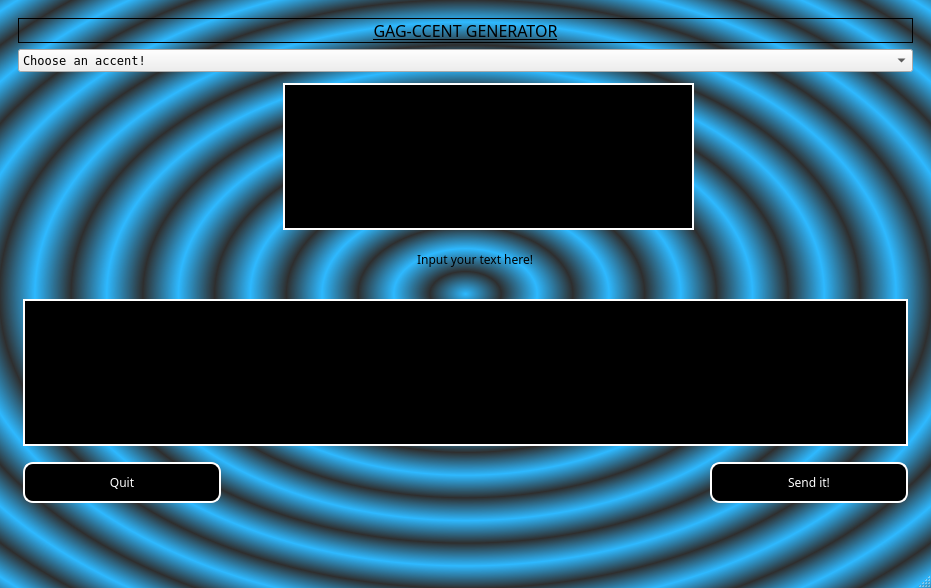
<?xml version="1.0" encoding="UTF-8"?>
<ui version="4.0">
 <class>MainWindow</class>
 <widget class="QMainWindow" name="MainWindow">
  <property name="geometry">
   <rect>
    <x>0</x>
    <y>0</y>
    <width>931</width>
    <height>588</height>
   </rect>
  </property>
  <property name="windowTitle">
   <string>MainWindow</string>
  </property>
  <property name="styleSheet">
   <string notr="true">

QMainWindow{
background-color: qradialgradient(spread:repeat, cx:0.5, cy:0.5, radius:0.077, fx:0.5, fy:0.5, stop:0 rgba(0, 169, 255, 147), stop:0.497326 rgba(0, 0, 0, 147), stop:1 rgba(0, 169, 255, 147))
}
QPushButton
{
color:white;
background-color:Black;
border: 2px solid white;
border-radius: 10px;
padding: 10px;
margin: 5px;
}

QPushButton:hover
{
background-color:white;
color:red;
}


QTextEdit
{
color:white;
background-color:Black;
border: 2px solid white;
padding: 10px;
margin: 5px;
}

QcomboBox
{
color: black;
background-color:Black;
}

</string>
  </property>
  <widget class="QWidget" name="centralwidget">
   <layout class="QVBoxLayout" name="verticalLayout">
    <item>
     <widget class="QStackedWidget" name="stackedWidget">
      <property name="currentIndex">
       <number>0</number>
      </property>
      <widget class="QWidget" name="page_5">
       <layout class="QGridLayout" name="gridLayout">
        <item row="2" column="2">
         <spacer name="horizontalSpacer">
          <property name="orientation">
           <enum>Qt::Orientation::Horizontal</enum>
          </property>
          <property name="sizeType">
           <enum>QSizePolicy::Policy::Fixed</enum>
          </property>
          <property name="sizeHint" stdset="0">
           <size>
            <width>40</width>
            <height>20</height>
           </size>
          </property>
         </spacer>
        </item>
        <item row="7" column="1">
         <widget class="QPushButton" name="pushButton_2">
          <property name="font">
           <font>
            <family>Stencil</family>
           </font>
          </property>
          <property name="cursor">
           <cursorShape>PointingHandCursor</cursorShape>
          </property>
          <property name="text">
           <string>Quit</string>
          </property>
         </widget>
        </item>
        <item row="0" column="1" colspan="5">
         <widget class="QLabel" name="label">
          <property name="font">
           <font>
            <family>Showcard Gothic</family>
            <pointsize>12</pointsize>
            <underline>true</underline>
           </font>
          </property>
          <property name="frameShape">
           <enum>QFrame::Shape::Box</enum>
          </property>
          <property name="text">
           <string>GAG-CCENT GENERATOR</string>
          </property>
          <property name="alignment">
           <set>Qt::AlignmentFlag::AlignCenter</set>
          </property>
         </widget>
        </item>
        <item row="6" column="1" colspan="5">
         <widget class="QTextEdit" name="textEdit">
          <property name="cursor" stdset="0">
           <cursorShape>IBeamCursor</cursorShape>
          </property>
         </widget>
        </item>
        <item row="3" column="3">
         <spacer name="verticalSpacer">
          <property name="orientation">
           <enum>Qt::Orientation::Vertical</enum>
          </property>
          <property name="sizeHint" stdset="0">
           <size>
            <width>20</width>
            <height>40</height>
           </size>
          </property>
         </spacer>
        </item>
        <item row="7" column="5">
         <widget class="QPushButton" name="pushButton">
          <property name="font">
           <font>
            <family>Stencil</family>
           </font>
          </property>
          <property name="cursor">
           <cursorShape>PointingHandCursor</cursorShape>
          </property>
          <property name="text">
           <string>Send it!</string>
          </property>
         </widget>
        </item>
        <item row="1" column="1" colspan="5">
         <widget class="QComboBox" name="comboBox">
          <property name="font">
           <font>
            <family>Terminal</family>
           </font>
          </property>
          <property name="cursor">
           <cursorShape>OpenHandCursor</cursorShape>
          </property>
          <property name="layoutDirection">
           <enum>Qt::LayoutDirection::LeftToRight</enum>
          </property>
          <property name="editable">
           <bool>false</bool>
          </property>
          <item>
           <property name="text">
            <string>Choose an accent!</string>
           </property>
          </item>
          <item>
           <property name="text">
            <string>Medieval</string>
           </property>
          </item>
          <item>
           <property name="text">
            <string>French</string>
           </property>
          </item>
          <item>
           <property name="text">
            <string>Pirate</string>
           </property>
          </item>
          <item>
           <property name="text">
            <string>Backwards</string>
           </property>
          </item>
          <item>
           <property name="text">
            <string>Spoiled Victorian Child</string>
           </property>
          </item>
          <item>
           <property name="text">
            <string>Binary</string>
           </property>
          </item>
          <item>
           <property name="text">
            <string>Brainrot</string>
           </property>
          </item>
         </widget>
        </item>
        <item row="2" column="1" rowspan="2">
         <widget class="QLabel" name="logo">
          <property name="styleSheet">
           <string notr="true">   Image
    {
        id:underlyingImage
        width: 400
        height: 400
        x:0;
        y:0;
        source:&quot;pngimg.com - crusader_PNG42.png&quot;
        z:1
    }</string>
          </property>
          <property name="text">
           <string/>
          </property>
         </widget>
        </item>
        <item row="2" column="3" colspan="2">
         <widget class="QTextBrowser" name="result_box">
          <property name="font">
           <font>
            <family>Segoe UI</family>
            <pointsize>9</pointsize>
           </font>
          </property>
          <property name="cursor" stdset="0">
           <cursorShape>ForbiddenCursor</cursorShape>
          </property>
         </widget>
        </item>
        <item row="5" column="1">
         <widget class="QLabel" name="AgainBox">
          <property name="text">
           <string/>
          </property>
         </widget>
        </item>
        <item row="5" column="5">
         <widget class="QLabel" name="AgainBox2">
          <property name="layoutDirection">
           <enum>Qt::LayoutDirection::RightToLeft</enum>
          </property>
          <property name="text">
           <string/>
          </property>
         </widget>
        </item>
        <item row="4" column="1" colspan="4">
         <widget class="QLabel" name="label_2">
          <property name="font">
           <font>
            <family>Small Fonts</family>
           </font>
          </property>
          <property name="text">
           <string>                                                                           Input your text here!</string>
          </property>
          <property name="alignment">
           <set>Qt::AlignmentFlag::AlignCenter</set>
          </property>
         </widget>
        </item>
       </layout>
      </widget>
      <widget class="QWidget" name="page_6">
       <widget class="QLabel" name="label_3">
        <property name="geometry">
         <rect>
          <x>170</x>
          <y>150</y>
          <width>551</width>
          <height>121</height>
         </rect>
        </property>
        <property name="baseSize">
         <size>
          <width>30</width>
          <height>30</height>
         </size>
        </property>
        <property name="font">
         <font>
          <family>System</family>
          <pointsize>60</pointsize>
          <bold>true</bold>
          <underline>true</underline>
         </font>
        </property>
        <property name="text">
         <string>GAG-CCENT GENERATOR!</string>
        </property>
        <property name="alignment">
         <set>Qt::AlignmentFlag::AlignCenter</set>
        </property>
       </widget>
       <widget class="QPushButton" name="pushButton_3">
        <property name="geometry">
         <rect>
          <x>380</x>
          <y>260</y>
          <width>131</width>
          <height>61</height>
         </rect>
        </property>
        <property name="text">
         <string>Start!</string>
        </property>
       </widget>
      </widget>
     </widget>
    </item>
    <item>
     <widget class="QLabel" name="funLabel">
      <property name="text">
       <string/>
      </property>
     </widget>
    </item>
    <item>
     <widget class="QLabel" name="FFLabel">
      <property name="text">
       <string/>
      </property>
     </widget>
    </item>
   </layout>
  </widget>
  <widget class="QMenuBar" name="menubar">
   <property name="geometry">
    <rect>
     <x>0</x>
     <y>0</y>
     <width>931</width>
     <height>21</height>
    </rect>
   </property>
  </widget>
  <widget class="QStatusBar" name="statusbar"/>
 </widget>
 <resources/>
 <connections/>
</ui>
